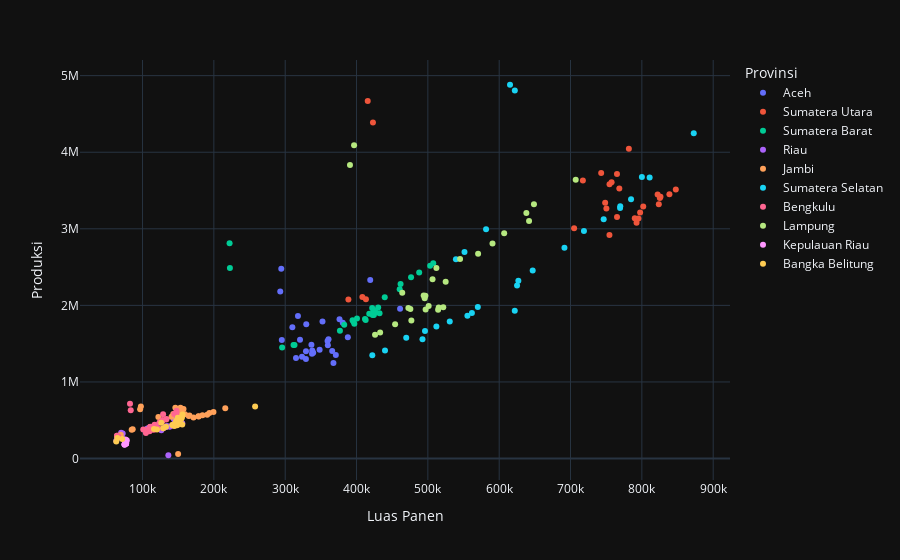

Here is the notebook cell this chart was saved with:
### Code cell
#cek korelasi kuat antara Produksi dan Luas Panen
fig = px.scatter(df, x="Luas Panen", y="Produksi",template='plotly_dark', color="Provinsi")
fig.show()
plotly.offline.plot(fig, filename='grafik/scatter_plot.html')
